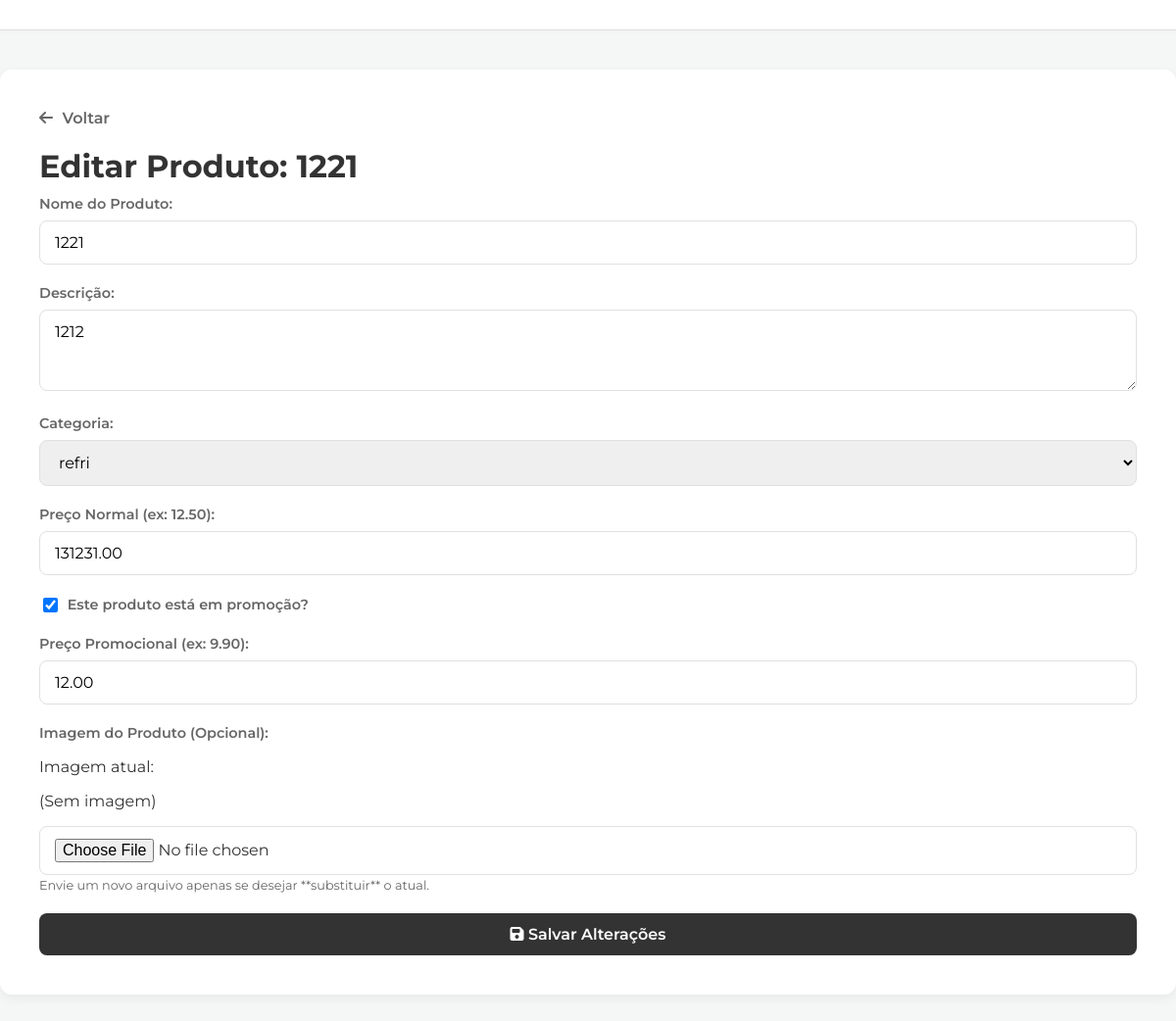
/admin/editar-produto.php?id=3 (signed in), run on the app's committed database.
### tables this page shows
CREATE TABLE IF NOT EXISTS `products` (
  `id` int NOT NULL AUTO_INCREMENT,
  `user_id` int NOT NULL,
  `name` varchar(100) NOT NULL,
  `description` text NOT NULL,
  `price` decimal(10,2) NOT NULL,
  `image_path` varchar(255) DEFAULT NULL,
  `category_id` int DEFAULT NULL,
  `is_on_promotion` tinyint(1) NOT NULL DEFAULT '0',
  `promotion_price` decimal(10,2) DEFAULT NULL,
  PRIMARY KEY (`id`)
);

CREATE TABLE IF NOT EXISTS `categories` (
  `id` int NOT NULL AUTO_INCREMENT,
  `user_id` int NOT NULL,
  `name` varchar(100) NOT NULL,
  PRIMARY KEY (`id`)
);

### admin/editar-produto.php (the view, shortened to what this page needs)
<?php
require_once 'auth_check.php';
$logged_user_id = $_SESSION['user_id'];
$product_id = $_GET['id'];
try {
    $stmt = $pdo->prepare("SELECT * FROM products WHERE id = ? AND user_id = ?");
    $stmt->execute([$product_id, $logged_user_id]);
    $product = $stmt->fetch(PDO::FETCH_OBJ);
    $stmt_cat = $pdo->prepare("SELECT * FROM categories WHERE user_id = ? ORDER BY name");
    $stmt_cat->execute([$logged_user_id]);
    $categories = $stmt_cat->fetchAll(PDO::FETCH_OBJ);
} catch (PDOException $e) {
    die("Erro ao buscar dados: " . $e->getMessage());
}
$is_checked = $product->is_on_promotion;
$promo_price_value = $product->promotion_price ? $product->promotion_price : '';
$promo_group_style = $is_checked ? 'display: block;' : 'display: none;';
?>
<!DOCTYPE html>
<html lang="pt-br">
<head>
    <link rel="stylesheet" href="../css/admin.css">
    <link rel="stylesheet" href="https://cdnjs.cloudflare.com/ajax/libs/font-awesome/6.5.2/css/all.min.css">
</head>
<body class="dashboard">
    <nav class="admin-navbar">
        </nav>
    <div class="admin-container">
      <a href="gerenciar-produtos.php" class="back-link"><i class="fa-solid fa-arrow-left"></i> Voltar</a>
        <h1>Editar Produto: <?php echo htmlspecialchars($product->name); ?></h1>
        <form action="process_edit_product.php" method="POST" enctype="multipart/form-data">
            <div class="input-group">
                <label for="name">Nome do Produto:</label>
                <input type="text" id="name" name="name" required
                       value="<?php echo htmlspecialchars($product->name); ?>">
            </div>
            <div class="input-group">
                <label for="description">Descrição:</label>
                <textarea id="description" name="description" rows="3"><?php echo htmlspecialchars($product->description); ?></textarea>
            </div>
            <div class="input-group">
                <label for="category_id">Categoria:</label>
                <select id="category_id" name="category_id" required>
                    <?php foreach ($categories as $category): ?>
                        <option value="<?php echo $category->id; ?>"
                                <?php echo ($product->category_id == $category->id) ? 'selected' : ''; ?>>
                            <?php echo htmlspecialchars($category->name); ?>
                        </option>
                    <?php endforeach; ?>
                </select>
            </div>
            <div class="input-group">
                <label for="price">Preço Normal (ex: 12.50):</label>
                <input type="number" step="0.01" id="price" name="price" required
                       value="<?php echo htmlspecialchars($product->price); ?>">
            </div>
            <div class="input-group-checkbox">
                <input type="checkbox" id="is_on_promotion" name="is_on_promotion" value="1" <?php echo $is_checked ? 'checked' : ''; ?>>
                <label for="is_on_promotion">Este produto está em promoção?</label>
            </div>
            <div class="input-group" id="promotion_price_group" style="<?php echo $promo_group_style; ?>">
                <label for="promotion_price">Preço Promocional (ex: 9.90):</label>
                <input type="number" step="0.01" id="promotion_price" name="promotion_price" value="<?php echo htmlspecialchars($promo_price_value); ?>">
            </div>
            <div class="input-group">
                <label for="image">Imagem do Produto (Opcional):</label>
                <p>Imagem atual:</p>
                <?php if (!empty($product->image_path)): ?>
                    <img src="../<?php echo htmlspecialchars($product->image_path); ?>" alt="Imagem Atual" width="100" style="margin-bottom: 10px;">
                <?php else: ?>
                    <p>(Sem imagem)</p>
                <?php endif; ?>
                <input type="file" id="image" name="image" accept="image/png, image/jpeg, image/webp">
                <small>Envie um novo arquivo apenas se desejar **substituir** o atual.</small>
            </div>
            <button type="submit"><i class="fa-solid fa-save"></i> Salvar Alterações</button>
        </form>
    </div>
</body>
</html>

### css/admin.css (style rules this page uses)
:root { --cor-primaria: #A90E0E; --cor-fundo: #f4f7f6; --cor-painel: #ffffff; --cor-texto: #333; --cor-texto-claro: #666; --cor-borda: #e0e0e0; --sombra-suave: 0 4px 12px rgba(0,0,0,0.06); }
* { box-sizing: border-box; }
body { font-family: 'Montserrat', sans-serif; background-color: var(--cor-fundo); display: flex; justify-content: center; align-items: center; height: 100vh; margin: 0; color: var(--cor-texto); }
.input-group { margin-bottom: 20px; text-align: left; }
.input-group label { display: block; margin-bottom: 8px; color: var(--cor-texto-claro); font-weight: 600; font-size: 0.9rem; }
.input-group input, .input-group textarea, .input-group select { width: 100%; padding: 12px 15px; border: 1px solid var(--cor-borda); border-radius: 8px; font-size: 1rem; font-family: 'Montserrat', sans-serif; transition: border-color 0.2s, box-shadow 0.2s; }
.input-group small { font-size: 0.8rem; color: var(--cor-texto-claro); margin-top: 5px; }
button, .btn-primary, .btn-action { background-color: #333; color: white; padding: 12px 20px; border: none; border-radius: 8px; cursor: pointer; font-size: 1rem; font-weight: 600; font-family: 'Montserrat', sans-serif; width: 100%; transition: background-color 0.2s, transform 0.2s; text-decoration: none; display: inline-block; text-align: center; }
body.dashboard { display: block; height: auto; min-height: 100vh; }
.admin-navbar { background-color: var(--cor-painel); padding: 15px 40px; border-bottom: 1px solid var(--cor-borda); box-shadow: 0 2px 4px rgba(0,0,0,0.02); display: flex; justify-content: space-between; align-items: center; }
.admin-container { max-width: 1200px; margin: 40px auto; background-color: var(--cor-painel); padding: 40px; border-radius: 12px; box-shadow: var(--sombra-suave); }
.admin-container h1 { font-weight: 700; margin-top: 0; margin-bottom: 10px; }
a.back-link { display: inline-block; margin-bottom: 20px; text-decoration: none; color: var(--cor-texto-claro); font-weight: 600; }
a.back-link i { margin-right: 5px; }
.input-group-checkbox { display: flex; align-items: center; margin-bottom: 20px; }
.input-group-checkbox input[type="checkbox"] { width: auto; margin-right: 10px; height: 1.1em; width: 1.1em; }
.input-group-checkbox label { margin: 0; font-weight: 600; color: var(--cor-texto-claro); font-size: 0.9rem; }

### data on the page
products: name "1221", description "1212", category_id "refri", price "131231.00", is_on_promotion "☑", promotion_price "12.00"
